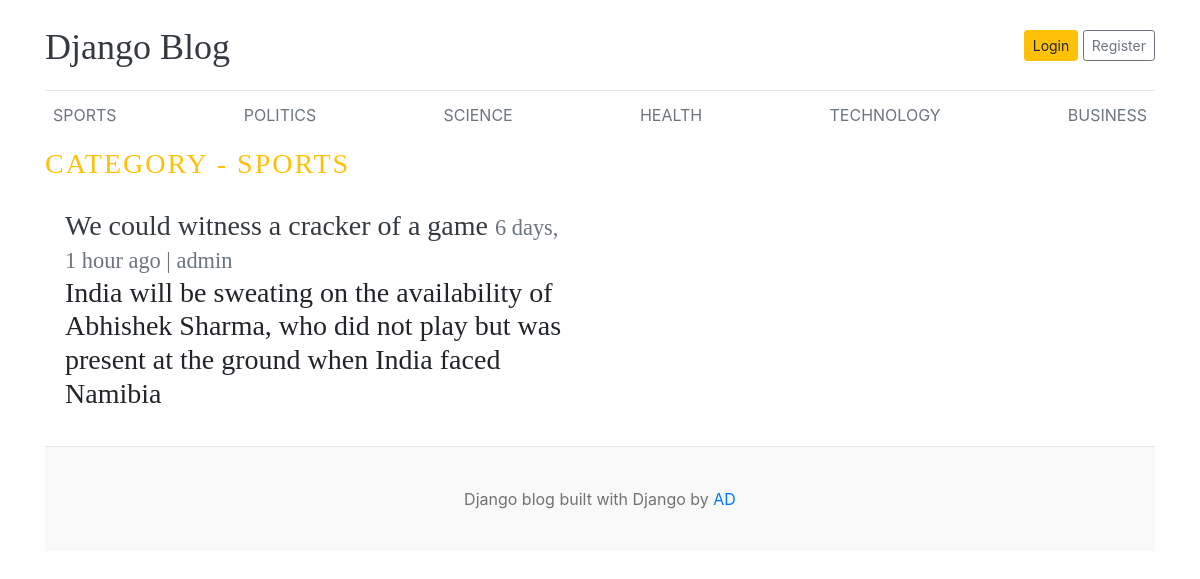
Page /category/1/ on the committed database.
### blogs/models.py (models this page shows, shortened)
class Category(models.Model):
    category_name=models.CharField(max_length=50,unique=True)
    created_at=models.DateTimeField(auto_now_add=True)
    updated_at=models.DateTimeField(auto_now=True)
    class Meta:
        verbose_name_plural='categories'
    def __str__(self):
        return self.category_name

class Blog(models.Model):
    title=models.CharField(max_length=100)
    slug=models.SlugField(max_length=150,unique=True,blank=True)
    category=models.ForeignKey(Category,on_delete=models.CASCADE)
    author=models.ForeignKey(User,on_delete=models.CASCADE)
    featured_image=models.ImageField(upload_to='uploads/%Y/%m/%d')
    short_description=models.TextField(max_length=500)
    blog_body=models.TextField(max_length=2000)
    status=models.CharField(max_length=20,choices=STATUS_CHOICES,default="Draft")
    is_featured=models.BooleanField(default=False)
    created_at=models.DateTimeField(auto_now_add=True)
    updated_at=models.DateTimeField(auto_now=True)

### blogs/views.py (the view)
# urls.py: path('<int:category_id>/',views.posts_by_category,name="posts_by_category")
def posts_by_category(request,category_id):
    posts=Blog.objects.filter(status='Published',category=category_id)
    category=get_object_or_404(Category,pk=category_id)
    context={
        'posts':posts,
        'category':category,
    }
    return render(request,'posts_by_category.html',context)

### blogs/context_processors.py (called while the page is built)
def get_categories(request):
    categories=Category.objects.all()
    return dict(categories=categories)

def get_social_links(request):
    social_links=SocialLink.objects.all()
    return dict(social_links=social_links)

### templates/posts_by_category.html
{% extends 'base.html' %}
  {% block content %}
  <h3 class =" text-uppercase text-warning" style="letter-spacing: 2px;">category - {{ category }}</h3>
  <div class="row mb-2">
    {% if posts %}
      {% for post in posts %}
    <div class="col-md-6">
      <div class="card border-0" >
        <div class="card-body">
          <h3><a href ="{% url 'blogs' post.slug %}" class="text-dark">{{post.title}}</a></</h3>
          <small class="mb-1 text-muted">{{post.created_at | timesince}} ago | {{post.author}}</small>
          <p class="card-text">{{post.short_description | truncatewords:25 }}</p>
        </div>
      </div>
    </div>
    {% endfor %}
    {% else %}
    <p>No posts found</p>
    {% endif %}
  </div>
{% endblock %}

### templates/base.html (shortened to what this page needs)
{% load static %}
<!DOCTYPE html>
<html lang="en">
<head>
    <link href="https://getbootstrap.com/docs/4.0/dist/css/bootstrap.min.css" rel="stylesheet">
    <link href="{% static 'css/blog.css' %}" rel="stylesheet">
  </head>
<body>
    <div class="container">
      <header class="blog-header py-3">
        <div class="row flex-nowrap justify-content-between align-items-center">
          <div class="col-8 pt-1">
            <a class="blog-header-logo text-dark" href="/">Django Blog</a>
          </div>
          <div class="col-4 d-flex justify-content-end align-items-center">
            <a class="btn btn-sm btn-warning" href="#">Login</a> &nbsp;
            <a class="btn btn-sm btn-outline-secondary" href="#">Register</a>
          </div>
        </div>
      </header>
      <div class="nav-scroller py-1 mb-2">
        <nav class="nav d-flex justify-content-between">
          {% for cat in categories %}
          <a class="p-2 text-muted" href="{% url 'posts_by_category' cat.id %}">{{cat.category_name}}</a>
          {% endfor %}
        </nav>
      </div>
{% block content %}
{% endblock %}
 <footer class="blog-footer">
  <p>Django blog built with Django by <a href="#">AD</a></p>
</footer>
</body>
</html>

### blog/static/css/blog.css (style rules this page uses)
.blog-header { border-bottom: 1px solid #e5e5e5; }
.blog-header-logo { font-family: "Playfair Display", Georgia, "Times New Roman", serif; font-size: 2.25rem; }
h1, h2, h3, h4, h5, h6 { font-family: "Playfair Display", Georgia, "Times New Roman", serif; }
.blog-footer { padding: 2.5rem 0; color: #727272; text-align: center; background-color: #f9f9f9; border-top: .05rem solid #e5e5e5; }
.blog-footer p:last-child { margin-bottom: 0; }

### rows in the picture
Category: category_name "SPORTS"
Category: category_name "POLITICS"
Category: category_name "SCIENCE"
Category: category_name "HEALTH"
Category: category_name "TECHNOLOGY"
Category: category_name "BUSINESS"
Blog: title "We could witness a cracker of a game", created_at "6 days, 1 hour", author "admin", short_description "India will be sweating on the availability of Abhishek Sharma, who did not play but was present at the ground when India faced Namibia"
